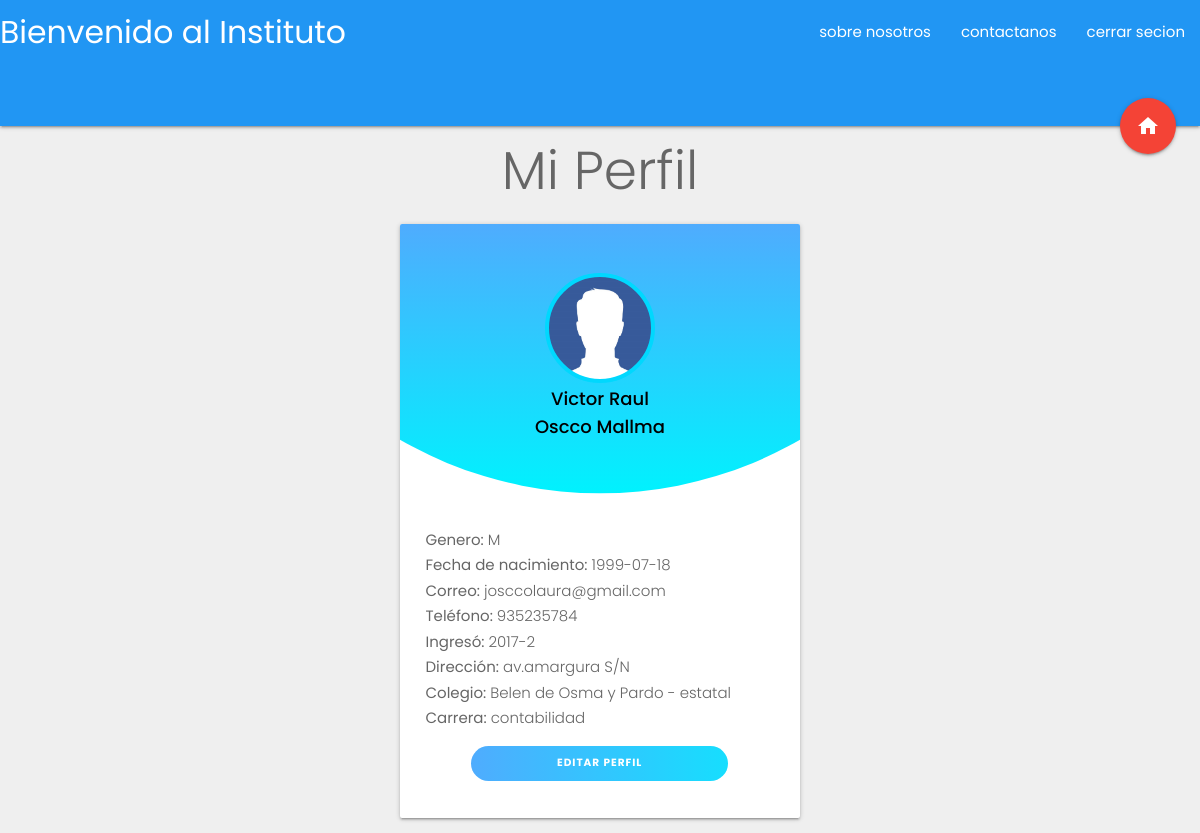
The page /principal/estudiante/perfil.php (signed in) on the database its author committed.
### tables this page shows
CREATE TABLE IF NOT EXISTS `estudiantes` (
  `id_estudiante` INT(10) NULL AUTO_INCREMENT,
  `DNI` CHAR(8) NULL,
  `nombres` VARCHAR(40) NULL,
  `ap_paterno` VARCHAR(45) NULL,
  `ap_materno` VARCHAR(40) NULL,
  `fecha_nacimiento` DATE NULL,
  `correo` VARCHAR(60) NULL,
  `telefono` CHAR(9) NULL,
  `foto` MEDIUMBLOB NULL,
  `codigoe` VARCHAR(11) NULL,
  `password` VARCHAR(45) NULL,
  `semestre_ingreso` CHAR(6) NULL,
  `sexo` CHAR(1) NULL,
  `dirección` VARCHAR(60) NULL,
  `ciudad` VARCHAR(60) NULL,
  `provincia` VARCHAR(60) NULL,
  `distrito` VARCHAR(60) NULL,
  `colegio` VARCHAR(60) NULL,
  `tipo_colegio` VARCHAR(30) NULL,
  `idioma_materno` VARCHAR(40) NULL,
  `carrera_alumno` VARCHAR(45) NULL,
  `ciclo` VARCHAR(4) NULL,
  PRIMARY KEY (`id_estudiante`));

### principal/estudiante/perfil.php (the view, shortened to what this page needs)
<?php
    require '../database.php';
    function get_data($id)
    {
        global $conexion;
        $sql="Select * from estudiantes WHERE codigoe = {$id}";
        $result  =$conexion->query($sql);
        if( $result->num_rows)
        {
            return $result->fetch_assoc();
        }else{
            return false;
        }
    }
?>
<!DOCTYPE html>
<html lang="en">
<head>
    <link rel="stylesheet" href="css/estiloperfileiditar.css">
    <link rel="stylesheet" href="../../materialize/css/materialize.min.css">
</head>
<body>
   <?php
        $datos = get_data($_SESSION['codigo_usuario']);
   ?>
   <nav class="nav-extended blue">
    <div class="nav-wrapper">
      <a class="brand-logo">
        <p>Bienvenido al
          Instituto</p>
      </a>
      <ul class="right hide-on-med-and-down">
        <li><a href="">sobre nosotros</a></li>
        <li><a href="">contactanos</a></li>
        <li><a href="cerrar_session.php">cerrar secion</a></li>
      </ul>
    </div>
    <div class="nav-content">
      <a href="index.php" class="btn-floating red btn-large halfway-fab ">
        <i class="material-icons">home</i>
      </a>
    </div>
  </nav>
    <h2 class="text1">Mi Perfil</h2>
    <div class="container1">
        <div  class="card">
            <div class="header">
                <div class="main">
                    <div class="image">
                    </div>
                    <h3 class="name"><p><span><?php echo $datos['nombres'];?></span></p></h3>
                    <h3 class="name"><p><span><?php echo $datos['ap_paterno']." ".$datos['ap_materno'];?></span></p></h3>
                </div>
            </div>
            <div class="content">
                <div class="left">
                    <div class="about-container">
                        <p class="text"><b>Genero: </b><span><?php echo $datos['sexo']?></span></p>
                        <p class="text"><b>Fecha de nacimiento: </b><span><?php echo $datos['fecha_nacimiento']?></span></p>
                        <p class="text"><b>Correo:  </b><span><?php echo $datos['correo']?></span></p>
                        <p class="text"><b>Teléfono: </b><span><?php echo $datos['telefono']?></span></p>
                        <p class="text"><b>Ingresó: </b><span><?php echo $datos['semestre_ingreso']?></span></p>
                        <p class="text"><b>Dirección: </b><span><?php echo $datos['dirección']?></span></p>
                        <p class="text"><b>Colegio: </b><span><?php echo $datos['colegio']. " - ". $datos['tipo_colegio'] ?></span></p>
                        <p class="text"><b>Carrera: </b><span><?php echo $datos['carrera_alumno'] ?></span></p>
                    </div>
                    <div class="buttons-wrap">
                        <a href="editar_perfil.php" class="follow"><b>Editar Perfil</b></a>
                    </div>
                </div>
            </div>
        </div>
    </div>
</body>
</html>

### principal/estudiante/css/estiloperfileiditar.css (style rules this page uses)
* { padding: 0; margin: 0; box-sizing: border-box; font-family: 'Poppins', sans-serif; }
body { background-color: #efefef; }
.container1 { display: flex; justify-content: center; align-items: center; padding:0px; }
.card { position: relative; width: 400px; background-color: #fff; border-radius: 5px; box-shadow: 0 5px 15px 1px rgba(0, 0, 0, 0.1); overflow: hidden; }
.card:before { content: ''; position: absolute; width: 100%; height: 270px; top: 0; left: 0; background-image: linear-gradient(to top, #00f2fe, #4facfe); clip-path: circle(400px at 50% -48.5%); }
.header { position: relative; height: 265px; }
.main { position: absolute; width: 100%; height: 100%; top: 0; left: 0; display: flex; flex-direction: column; justify-content: center; align-items: center; }
.main .image { position: relative; width: 110px; height: 110px; border-radius: 50%; background: url('img/img.jpg') no-repeat center / cover; border: 4px solid #00d8fe; margin-bottom: 2px; overflow: hidden; cursor: pointer; }
.name { font-size: 1.2rem; color: rgb(0, 0, 0); font-weight: 500; line-height: 1; margin: 5px 0; }
.content { display: flex; padding: 2.5rem 2.6rem 2.5rem 1.7rem; }
.text { color: #666; font-weight: 300; line-height: 1.7; }
.text1 { color: #666; font-weight: 300; line-height: 1.7; display: flex; justify-content: center; padding: 0; margin: 0; }
.buttons-wrap { display: flex; margin-top: 5px; flex: 4; display: flex; justify-content: center; align-items: center; transition: .5s; padding: 10px 0% 0px 15%; }
.follow { padding: 9.6px 0; width: 100%; background: linear-gradient(to right, #4facfe 0%, #00f2fe 140%); color: #fff; text-align: center; text-decoration: none; font-size: .7rem; letter-spacing: 1px; text-transform: uppercase; border-radius: 18.1px; margin-right: 3px; }

### rows shown on the page
estudiantes: nombres "Victor Raul", ap_paterno "Oscco", ap_materno "Mallma", sexo "M", fecha_nacimiento "1999-07-18", correo "josccolaura@gmail.com", telefono "935235784", semestre_ingreso "2017-2", dirección "av.amargura S/N", colegio "Belen de Osma y Pardo", tipo_colegio "estatal", carrera_alumno "contabilidad"
